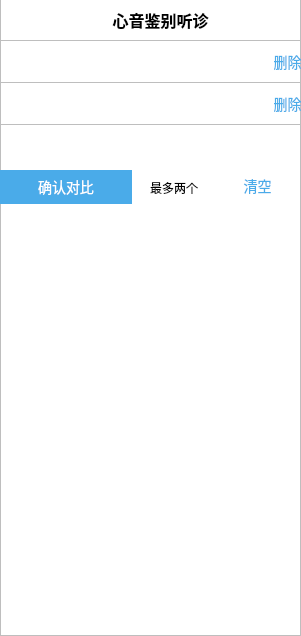
<?xml version="1.0" encoding="UTF-8"?>
<ui version="4.0">
 <class>QCompareView</class>
 <widget class="QWidget" name="QCompareView">
  <property name="geometry">
   <rect>
    <x>0</x>
    <y>0</y>
    <width>301</width>
    <height>636</height>
   </rect>
  </property>
  <property name="windowTitle">
   <string>Form</string>
  </property>
  <property name="styleSheet">
   <string notr="true">QWidget#QCompareView{
	border-style:solid;
	background-color:white;
  	border-right:1px solid #bebebe;
	border-left:1px solid #bebebe;
	border-bottom:1px solid #bebebe;	
}
</string>
  </property>
  <widget class="QPushButton" name="hide_btn">
   <property name="geometry">
    <rect>
     <x>0</x>
     <y>0</y>
     <width>20</width>
     <height>41</height>
    </rect>
   </property>
   <property name="cursor">
    <cursorShape>PointingHandCursor</cursorShape>
   </property>
   <property name="styleSheet">
    <string notr="true">border-style:solid;
border-bottom:1px solid #bebebe;
image:url(:/images/compare_hide.png)</string>
   </property>
   <property name="text">
    <string/>
   </property>
  </widget>
  <widget class="QPushButton" name="deleteBtn_first">
   <property name="geometry">
    <rect>
     <x>274</x>
     <y>42</y>
     <width>27</width>
     <height>41</height>
    </rect>
   </property>
   <property name="cursor">
    <cursorShape>PointingHandCursor</cursorShape>
   </property>
   <property name="styleSheet">
    <string notr="true">border-style:solid;
color:#4aabe9;
font-size:14px;
border-bottom:1px solid #bebebe;
</string>
   </property>
   <property name="text">
    <string>删除</string>
   </property>
  </widget>
  <widget class="QPushButton" name="deleteBtn_second">
   <property name="geometry">
    <rect>
     <x>274</x>
     <y>84</y>
     <width>27</width>
     <height>41</height>
    </rect>
   </property>
   <property name="cursor">
    <cursorShape>PointingHandCursor</cursorShape>
   </property>
   <property name="styleSheet">
    <string notr="true">border-style:solid;
color:#4aabe9;
font-size:14px;
border-bottom:1px solid #bebebe;</string>
   </property>
   <property name="text">
    <string>删除</string>
   </property>
  </widget>
  <widget class="QLabel" name="label_first">
   <property name="geometry">
    <rect>
     <x>0</x>
     <y>42</y>
     <width>274</width>
     <height>41</height>
    </rect>
   </property>
   <property name="styleSheet">
    <string notr="true">QLabel#label_first{
	font-size:14px;
	color:#4aabe9;
	font-weight:900;
    border-style:solid;
	border-bottom:1px solid #bebebe;
}</string>
   </property>
   <property name="text">
    <string/>
   </property>
   <property name="alignment">
    <set>Qt::AlignCenter</set>
   </property>
  </widget>
  <widget class="QLabel" name="label_second">
   <property name="geometry">
    <rect>
     <x>0</x>
     <y>84</y>
     <width>274</width>
     <height>41</height>
    </rect>
   </property>
   <property name="styleSheet">
    <string notr="true">QLabel#label_second{
	font-size:14px;
	color:#4aabe9;
	font-weight:900;
    border-style:solid;
	border-bottom:1px solid #bebebe;
}</string>
   </property>
   <property name="text">
    <string/>
   </property>
   <property name="alignment">
    <set>Qt::AlignCenter</set>
   </property>
  </widget>
  <widget class="QPushButton" name="empty_btn">
   <property name="geometry">
    <rect>
     <x>220</x>
     <y>170</y>
     <width>75</width>
     <height>31</height>
    </rect>
   </property>
   <property name="cursor">
    <cursorShape>PointingHandCursor</cursorShape>
   </property>
   <property name="styleSheet">
    <string notr="true">border-style:solid;
background-color:white;
color:#4aabe9;
font-size:14px;</string>
   </property>
   <property name="text">
    <string>清空</string>
   </property>
  </widget>
  <widget class="QPushButton" name="compareBtn">
   <property name="geometry">
    <rect>
     <x>0</x>
     <y>170</y>
     <width>132</width>
     <height>34</height>
    </rect>
   </property>
   <property name="cursor">
    <cursorShape>PointingHandCursor</cursorShape>
   </property>
   <property name="styleSheet">
    <string notr="true">border-style:solid;
font-size:14px;
background-color:#4aabe9;
color:white;</string>
   </property>
   <property name="text">
    <string>确认对比</string>
   </property>
  </widget>
  <widget class="QLabel" name="label_3">
   <property name="geometry">
    <rect>
     <x>150</x>
     <y>180</y>
     <width>51</width>
     <height>16</height>
    </rect>
   </property>
   <property name="text">
    <string>最多两个</string>
   </property>
  </widget>
  <widget class="QLabel" name="title_label">
   <property name="geometry">
    <rect>
     <x>20</x>
     <y>0</y>
     <width>281</width>
     <height>41</height>
    </rect>
   </property>
   <property name="styleSheet">
    <string notr="true">QLabel#title_label{
	font-size:16px;
	color:black;
	font-weight:900;
    border-style:solid;
	border-bottom:1px solid #bebebe;
}</string>
   </property>
   <property name="text">
    <string>心音鉴别听诊</string>
   </property>
   <property name="alignment">
    <set>Qt::AlignCenter</set>
   </property>
  </widget>
 </widget>
 <resources/>
 <connections/>
</ui>
